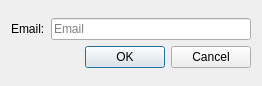
<?xml version="1.0" encoding="UTF-8"?>
<ui version="4.0">
 <class>DialogDeleteFriendship</class>
 <widget class="QDialog" name="DialogDeleteFriendship">
  <property name="windowModality">
   <enum>Qt::ApplicationModal</enum>
  </property>
  <property name="geometry">
   <rect>
    <x>0</x>
    <y>0</y>
    <width>262</width>
    <height>86</height>
   </rect>
  </property>
  <property name="windowTitle">
   <string>Delete Friendship</string>
  </property>
  <property name="windowIcon">
   <iconset resource="images.qrc">
    <normaloff>:/internet-chat-2.png</normaloff>:/internet-chat-2.png</iconset>
  </property>
  <property name="modal">
   <bool>true</bool>
  </property>
  <layout class="QGridLayout" name="gridLayout_3">
   <item row="0" column="0">
    <layout class="QGridLayout" name="gridLayout_2">
     <item row="0" column="0">
      <layout class="QGridLayout" name="gridLayout">
       <item row="0" column="0">
        <widget class="QLabel" name="labelEmail">
         <property name="text">
          <string>Email:</string>
         </property>
        </widget>
       </item>
       <item row="0" column="1">
        <widget class="QLineEdit" name="lineEditEmail">
         <property name="maxLength">
          <number>50</number>
         </property>
         <property name="placeholderText">
          <string>Email</string>
         </property>
        </widget>
       </item>
      </layout>
     </item>
     <item row="1" column="0">
      <widget class="QDialogButtonBox" name="buttonBox">
       <property name="orientation">
        <enum>Qt::Horizontal</enum>
       </property>
       <property name="standardButtons">
        <set>QDialogButtonBox::Cancel|QDialogButtonBox::Ok</set>
       </property>
      </widget>
     </item>
    </layout>
   </item>
  </layout>
 </widget>
 <resources>
  <include location="images.qrc"/>
 </resources>
 <connections>
  <connection>
   <sender>buttonBox</sender>
   <signal>accepted()</signal>
   <receiver>DialogDeleteFriendship</receiver>
   <slot>accept()</slot>
   <hints>
    <hint type="sourcelabel">
     <x>248</x>
     <y>254</y>
    </hint>
    <hint type="destinationlabel">
     <x>157</x>
     <y>274</y>
    </hint>
   </hints>
  </connection>
  <connection>
   <sender>buttonBox</sender>
   <signal>rejected()</signal>
   <receiver>DialogDeleteFriendship</receiver>
   <slot>reject()</slot>
   <hints>
    <hint type="sourcelabel">
     <x>316</x>
     <y>260</y>
    </hint>
    <hint type="destinationlabel">
     <x>286</x>
     <y>274</y>
    </hint>
   </hints>
  </connection>
 </connections>
</ui>
